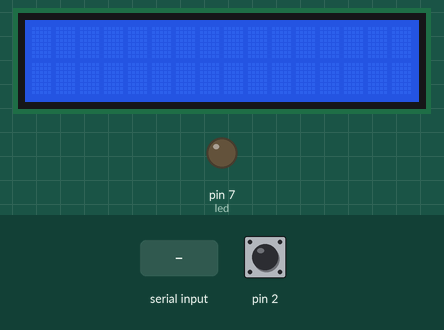
The sketch below on a simulated Arduino Uno, built with avr-gcc and run on an emulated ATmega328P. Shown: 16×2 character LCD, output pins drawn as LEDs (lit = HIGH). Inputs (shaded band) come from the test bench; at power-on: pin 2 HIGH. What the sketch prints to the serial monitor is not drawn.

Above: at 1.2 s.
1.3 s: "90,45,200\n" received over Serial
3.8 s: "30,150,10\n" received over Serial
6.3 s: pin 2 pulsed LOW 2 times (0.12 s each, 0.3 s apart)
At 8.5 s:
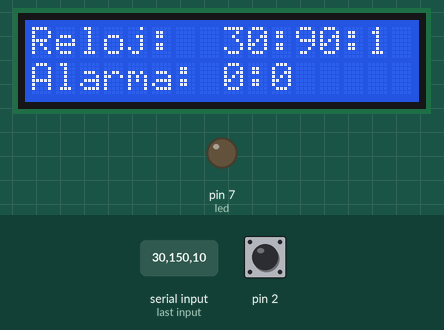
9.9 s: "90,45\n" received over Serial
At 12.5 s:
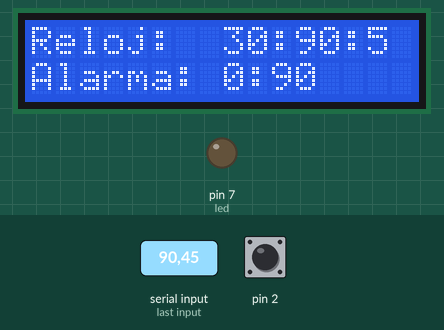
12.9 s: "30,150\n" received over Serial
At 15.3 s:
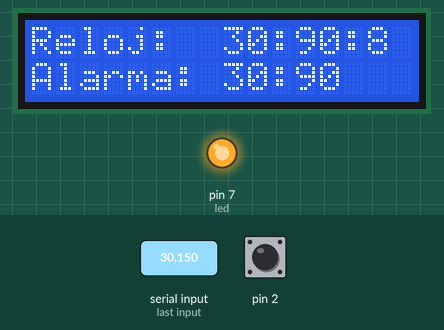
Timing chart, 0 to 16.8 s (numbered marks = the images above; inputs shaded):
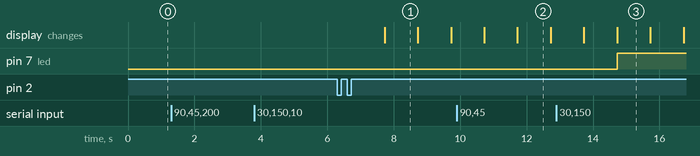

Measured:
- after the input at 1.3 s, every drawn part: stays the same
- after the input at 3.8 s, every drawn part: stays the same
- after the input at 6.3 s, the display: changes after 1.4 s (image 1)
- after the input at 12.9 s, pin 7 (led): LOW → HIGH after 1.8 s
- what the display in image 1 shows lasts 1.0 s, from 7.7 s to 8.7 s

The sketch:

BolaniosBolivar_DeberNo6.ino
```cpp
/* Deber No 6
 *  Bolaños Bolivar
 *  Realizar un reloj con alarma ingresada por comunicación serial.  Los números sean vistos en displays.
 *
 */

#include <MsTimer2.h>
#include <LiquidCrystal.h>
LiquidCrystal lcd (13,12,11,10,9,8);
const int led = 7;
int segundos =0,minutos =0,alarma1=0,alarma2 = 0,horas=0,enc1=0,enc2=0,aux1=1,aux2=1,valor;
String dato;

void setup() {
  pinMode(led,OUTPUT);
  Serial.begin(9600);
  lcd.begin(16,2);
  attachInterrupt(0,alarma,LOW);
  Serial.println("Ingrese el minuto del reloj:");
}

void loop() {
  if(aux1==1){
    if(Serial.available()>0){
     switch(enc1){
         case 0:
           dato=Serial.readString();
           valor=dato.toInt();
           minutos=valor;
           enc1++;
           Serial.println("Ingrese la hora del reloj:");
         break;
         case 1:
           dato=Serial.readString();
           valor=dato.toInt();
           horas=valor;
           enc1++;
           aux1=0;
           Serial.println("Reloj establecido");
         break;
    }
  }
 }
  if(aux2==0){
    if(Serial.available()>0){
        switch(enc2){
           case 0:
           dato=Serial.readString();
           valor=dato.toInt();
          alarma1=valor;
           enc2++;
           Serial.println("Ingrese la hora de la alarma:");
           break;
           case 1:
           dato=Serial.readString();
           valor=dato.toInt();
           alarma2=valor;
           enc2++;
           aux2=1;
           Serial.println("Alarma Establecida");
           break;
        }
    }
  }
}
void alarma(){
  MsTimer2::set(1000,reloj);
  MsTimer2::start();
  aux2=0;
  enc2=0;
}
void reloj(){
  if(segundos<59){
    segundos++;
  }else{
    segundos=0;
    if(minutos<59){
      minutos++;
    }else{
      minutos=0;
      if(horas<23){
        horas++;
      }else{
          horas=0;
       }
     }
   }
   lcd.clear();
   lcd.setCursor(0,0);
   lcd.print("Reloj: ");
   lcd.setCursor(8,0);
   lcd.print(String(horas)+String(":")+String(minutos)+String(":")+String(segundos));
   lcd.setCursor(0,1);
   lcd.print("Alarma: ");
   lcd.setCursor(8,1);
   lcd.print(String(alarma2)+String(":")+String(alarma1));
   if(horas==alarma2){
    if(minutos==alarma1){
      digitalWrite(led,HIGH);
      }else{
       digitalWrite(led,LOW);
      }
    }
}
```
